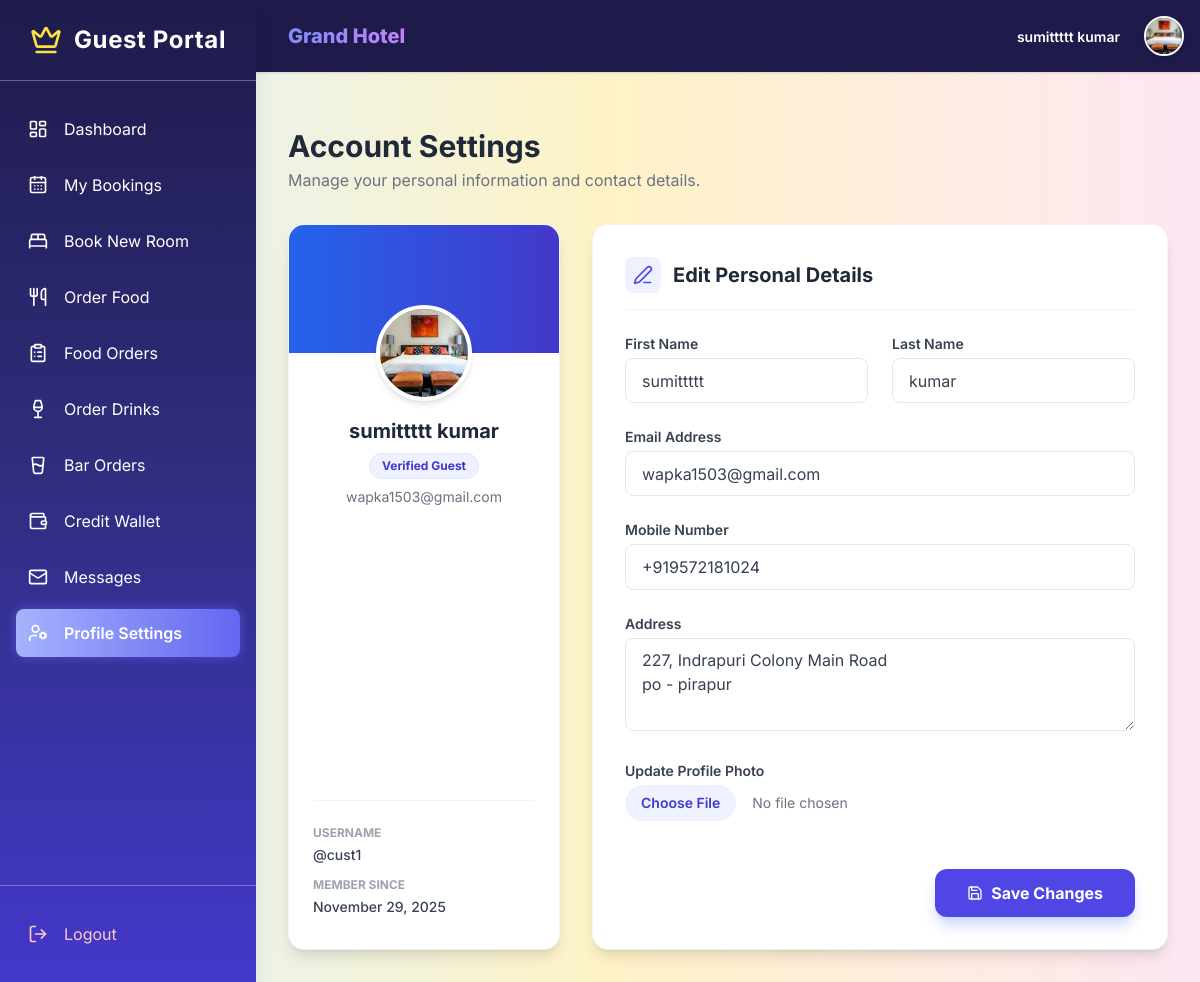
Screenshot of /dashboard/customer/profile/ (signed in) with the database file from the repository.
### accounts/models.py (models this page shows, shortened)
class CustomUser(AbstractUser):
    ADMIN = 'admin'
    EMPLOYEE = 'employee'  # Unified role for all staff
    CUSTOMER = 'customer'
    ROLE_CHOICES = [
        (ADMIN, 'Admin'),
        (EMPLOYEE, 'Employee'),
        (CUSTOMER, 'Customer'),
    ]
    role = models.CharField(max_length=15, choices=ROLE_CHOICES)
    mobile = models.CharField(max_length=15, blank=True, null=True)
    profile_picture = models.ImageField(upload_to='profile_pics/', blank=True, null=True)
    objects = CustomUserManager()

class Customer(models.Model):
    user = models.OneToOneField(CustomUser, on_delete=models.CASCADE, related_name='customer_profile')
    address = models.TextField(blank=True, null=True)

### accounts/decorators.py (the view)
    def wrapper_func(request, *args, **kwargs):
        if request.user.is_authenticated and request.user.role == 'customer':
            return view_func(request, *args, **kwargs)
        return redirect('login')

### accounts/forms.py (shortened to what this page needs)
class CustomerEditForm(forms.ModelForm):
    mobile = forms.CharField(required=True, widget=forms.TextInput(attrs={'class': 'form-input'}))
    address = forms.CharField(widget=forms.Textarea(attrs={'class': 'form-input', 'rows': 3}))
    profile_picture = forms.ImageField(required=False, widget=forms.FileInput(attrs={'class': 'form-input'}))
    class Meta:
        model = CustomUser
        fields = ['first_name', 'last_name', 'email', 'mobile', 'profile_picture']
        widgets = {
             'first_name': forms.TextInput(attrs={'class': 'form-input'}),
             'last_name': forms.TextInput(attrs={'class': 'form-input'}),
             'email': forms.EmailInput(attrs={'class': 'form-input'}),
        }
    def __init__(self, *args, **kwargs):
        super().__init__(*args, **kwargs)
        if self.instance.pk and hasattr(self.instance, 'customer_profile'):
            profile = self.instance.customer_profile
            self.fields['address'].initial = profile.address

### accounts/models.py (called while the page is built)
    @classmethod
    def load(cls):
        obj, _ = cls.objects.get_or_create(pk=1)
        return obj

### accounts/views.py (called while the page is built)
@login_required
@customer_required
def customer_profile(request):
    customer_profile = request.user.customer_profile
    if request.method == 'POST':
        form = CustomerEditForm(request.POST, request.FILES, instance=request.user)
        if form.is_valid():
            form.save()
            messages.success(request, "Your profile has been updated successfully!")
            return redirect('customer_profile')
    else:
        form = CustomerEditForm(instance=request.user)
    return render(request, 'customer_panel/profile.html', {
        'form': form,
        'customer': customer_profile
    })

### templates/customer_panel/profile.html (shortened to what this page needs)
{% extends 'customer_panel/customerbase.html' %}
{% block customer_content %}
<div class="max-w-5xl mx-auto mt-6">
    <div class="mb-8">
        <h2 class="text-3xl font-bold text-gray-800">Account Settings</h2>
        <p class="text-gray-500 mt-1">Manage your personal information and contact details.</p>
    </div>
    <div class="grid grid-cols-1 md:grid-cols-3 gap-8">
        <div class="md:col-span-1">
            <div class="bg-white rounded-2xl shadow-lg border border-gray-100 overflow-hidden relative text-center h-full flex flex-col">
                <div class="h-32 bg-gradient-to-r from-blue-600 to-indigo-700 flex-shrink-0"></div>
                <div class="-mt-12 mb-4 flex-shrink-0 relative z-10">
                    {% if user.profile_picture %}
                        <img src="{{ user.profile_picture.url }}" class="w-24 h-24 rounded-full border-4 border-white shadow-md mx-auto object-cover bg-white">
                    {% else %}
                        <div class="w-24 h-24 rounded-full border-4 border-white shadow-md mx-auto bg-indigo-100 flex items-center justify-center text-indigo-600 text-3xl font-bold">
                            {{ user.username|first|upper }}
                        </div>
                    {% endif %}
                </div>
                <div class="px-6 pb-8 flex-1 flex flex-col justify-between">
                    <div>
                        <h3 class="text-xl font-bold text-gray-800">{{ user.get_full_name|default:user.username }}</h3>
                        <span class="inline-block bg-indigo-50 text-indigo-700 text-xs px-3 py-1 rounded-full font-bold mt-2 border border-indigo-100">Verified Guest</span>
                        <p class="text-sm text-gray-500 mt-2">{{ user.email }}</p>
                    </div>
                    <div class="text-left space-y-3 mt-6 pt-6 border-t border-gray-100">
                        <div class="text-sm">
                            <span class="text-xs font-bold text-gray-400 uppercase block mb-1">Username</span>
                            <span class="font-medium text-gray-700">@{{ user.username }}</span>
                        </div>
                        <div class="text-sm">
                            <span class="text-xs font-bold text-gray-400 uppercase block mb-1">Member Since</span>
                            <span class="font-medium text-gray-700">{{ user.date_joined|date:"F d, Y" }}</span>
                        </div>
                    </div>
                </div>
            </div>
        </div>
        <div class="md:col-span-2">
            <div class="bg-white rounded-2xl shadow-lg border border-gray-100 p-8 h-full">
                <div class="flex items-center gap-3 mb-6 border-b border-gray-100 pb-4">
                    <div class="p-2 bg-indigo-50 rounded-lg text-indigo-600">
                        <i data-lucide="edit-3" class="w-5 h-5"></i>
                    </div>
                    <h3 class="text-xl font-bold text-gray-800">Edit Personal Details</h3>
                </div>
                <form method="post" enctype="multipart/form-data" class="space-y-6">
                    <div class="grid grid-cols-1 md:grid-cols-2 gap-6">
                        <div>
                            <label class="block text-sm font-semibold text-gray-700 mb-1">First Name</label>
                            {{ form.first_name }}
                        </div>
                        <div>
                            <label class="block text-sm font-semibold text-gray-700 mb-1">Last Name</label>
                            {{ form.last_name }}
                        </div>
                        <div class="md:col-span-2">
                            <label class="block text-sm font-semibold text-gray-700 mb-1">Email Address</label>
                            {{ form.email }}
                        </div>
                        <div class="md:col-span-2">
                            <label class="block text-sm font-semibold text-gray-700 mb-1">Mobile Number</label>
                            {{ form.mobile }}
                        </div>
                        <div class="md:col-span-2">
                            <label class="block text-sm font-semibold text-gray-700 mb-1">Address</label>
                            {{ form.address }}
                        </div>
                        <div class="md:col-span-2">
                            <label class="block text-sm font-semibold text-gray-700 mb-1">Update Profile Photo</label>
                            <input type="file" name="profile_picture" class="block w-full text-sm text-gray-500 file:mr-4 file:py-2 file:px-4 file:rounded-full file:border-0 file:text-sm file:font-semibold file:bg-indigo-50 file:text-indigo-700 hover:file:bg-indigo-100 cursor-pointer">
                        </div>
                    </div>
                    <div class="pt-6 flex justify-end">
                        <button type="submit" class="px-8 py-3 bg-indigo-600 text-white font-bold rounded-xl hover:bg-indigo-700 shadow-lg shadow-indigo-200 transition transform hover:-translate-y-0.5 flex items-center gap-2">
                            <i data-lucide="save" class="w-4 h-4"></i> Save Changes
                        </button>
                    </div>
                </form>
            </div>
        </div>
    </div>
</div>
{% endblock %}

### templates/customer_panel/customerbase.html (shortened to what this page needs)
{% load static %}
<!DOCTYPE html>
<html lang="en">
<head>
  <script src="https://cdn.tailwindcss.com"></script>
</head>
<body class="bg-gray-50">
<div class="flex min-h-screen">
  <aside id="sidebar" class="sidebar w-64 flex-shrink-0 fixed inset-y-0 left-0 z-30 flex flex-col transform -translate-x-full md:translate-x-0 shadow-xl transition-transform duration-300">
    <div class="flex items-center justify-center p-6 border-b border-white/30">
      <i data-lucide="crown" class="w-8 h-8 mr-3 text-yellow-300"></i>
      <h1 class="text-2xl font-bold tracking-wide">Guest Portal</h1>
    </div>
    <nav class="flex-1 min-h-0 overflow-y-auto px-4 py-6 space-y-2">
      <a href="{% url 'customer_dashboard' %}" class="sidebar-link flex items-center p-3 rounded-lg transition-all {% if request.resolver_match.url_name == 'customer_dashboard' %}active{% endif %}">
        <i data-lucide="layout-dashboard" class="w-5 h-5 mr-4"></i>
        <span>Dashboard</span>
      </a>
      <a href="{% url 'customer_bookings' %}" class="sidebar-link flex items-center p-3 rounded-lg transition-all {% if request.resolver_match.url_name == 'customer_bookings' %}active{% endif %}">
        <i data-lucide="calendar-days" class="w-5 h-5 mr-4"></i>
        <span>My Bookings</span>
      </a>
      <a href="{% url 'room_list' %}" class="sidebar-link flex items-center p-3 rounded-lg transition-all">
        <i data-lucide="bed-double" class="w-5 h-5 mr-4"></i>
        <span>Book New Room</span>
      </a>
      <a href="{% url 'order_food' %}" class="sidebar-link flex items-center p-3 rounded-lg transition-all {% if request.resolver_match.url_name == 'order_food' %}active{% endif %}">
        <i data-lucide="utensils" class="w-5 h-5 mr-4"></i>
        <span>Order Food</span>
      </a>
      <a href="{% url 'customer_food_history' %}" class="sidebar-link flex items-center p-3 rounded-lg transition-all {% if request.resolver_match.url_name == 'customer_food_history' %}active{% endif %}">
        <i data-lucide="clipboard-list" class="w-5 h-5 mr-4"></i>
        <span>Food Orders</span>
      </a>
      <a href="{% url 'order_drinks' %}" class="sidebar-link flex items-center p-3 rounded-lg transition-all {% if request.resolver_match.url_name == 'order_drinks' %}active{% endif %}">
        <i data-lucide="wine" class="w-5 h-5 mr-4"></i>
        <span>Order Drinks</span>
      </a>
      <a href="{% url 'customer_bar_history' %}" class="sidebar-link flex items-center p-3 rounded-lg transition-all {% if request.resolver_match.url_name == 'customer_bar_history' %}active{% endif %}">
        <i data-lucide="glass-water" class="w-5 h-5 mr-4"></i>
        <span>Bar Orders</span>
      </a>
      <a href="{% url 'customer_wallet' %}" class="sidebar-link flex items-center p-3 rounded-lg transition-all {% if request.resolver_match.url_name == 'customer_wallet' %}active{% endif %}">
        <i data-lucide="wallet" class="w-5 h-5 mr-4"></i>
        <span>Credit Wallet</span>
      </a>
      <a href="{% url 'inbox' %}" class="sidebar-link flex items-center p-3 rounded-lg transition-all {% if request.resolver_match.url_name == 'inbox' %}active{% endif %}">
        <i data-lucide="mail" class="w-5 h-5 mr-4"></i>
        <span>Messages</span>
      </a>
      <a href="{% url 'customer_profile' %}" class="sidebar-link flex items-center p-3 rounded-lg transition-all {% if request.resolver_match.url_name == 'customer_profile' %}active{% endif %}">
        <i data-lucide="user-cog" class="w-5 h-5 mr-4"></i>
        <span>Profile Settings</span>
      </a>
    </nav>
    <div class="shrink-0 px-4 py-6 border-t border-white/30">
      <form action="{% url 'logout' %}" method="post">
        <button type="submit" class="w-full sidebar-link flex items-center p-3 rounded-lg text-red-200 hover:bg-red-500 hover:text-white transition-all">
          <i data-lucide="log-out" class="w-5 h-5 mr-4"></i>
          <span>Logout</span>
        </button>
      </form>
    </div>
  </aside>
  <div id="main-content" class="main-content flex-1 flex flex-col md:ml-64 transition-all duration-300">
    <header class="shadow p-4 flex items-center justify-between sticky top-0 z-20">
      <div class="flex items-center space-x-4">
        <span class="brand-text text-xl">Grand Hotel</span>
      </div>
      <div class="flex items-center space-x-4">
        <div class="flex flex-col text-right mr-2 hidden md:block">
            <span class="text-sm font-semibold">{{ user.get_full_name|default:user.username }}</span>
        </div>
        <div class="relative">
            {% if user.profile_picture %}
                <img src="{{ user.profile_picture.url }}" alt="Profile" class="w-10 h-10 rounded-full border-2 border-white shadow-md object-cover">
            {% else %}
                <div class="w-10 h-10 rounded-full bg-indigo-500 flex items-center justify-center text-white font-bold border-2 border-white shadow-md">
                    {{ user.username|first|upper }}
                </div>
            {% endif %}
        </div>
      </div>
    </header>
    <main class="flex-1 p-6 md:p-8 overflow-y-auto">
      {% block customer_content %}{% endblock %}
    </main>
  </div>
</div>
</body>
</html>

### templates/customer_panel/customerbase.html (style rules this page uses)
body { background: linear-gradient(to right, #e0f2fe, #fef3c7, #fce7f3); font-family: 'Inter', sans-serif; }
.sidebar { background: linear-gradient(to bottom, #1e1b4b, #312e81, #4338ca); color: white; }
.sidebar-link.active { background: linear-gradient(to right, #a5b4fc, #6366f1); box-shadow: 0 0 12px rgba(99, 102, 241, 0.6); font-weight: 600; }
header { background: #1e1b4b; color: white; }
.brand-text { background: linear-gradient(to right, #818cf8, #c084fc); -webkit-background-clip: text; -webkit-text-fill-color: transparent; font-weight: 800; }

### templates/customer_panel/profile.html (style rules this page uses)
.form-input { width: 100%; padding: 0.6rem 1rem; border-radius: 0.5rem; border: 1px solid #e5e7eb; outline: none; transition: all 0.2s; color: #374151; }
textarea.form-input { resize: vertical; min-height: 80px; }

### rows the page displays
CustomUser: get_full_name "sumittttt kumar", profile_picture (picture), email "wapka1503@gmail.com", username "cust1", date_joined "November 29, 2025", first_name "sumittttt", last_name "kumar", mobile "+919572181024"
Customer: address "227, Indrapuri Colony Main Road po - pirapur"
